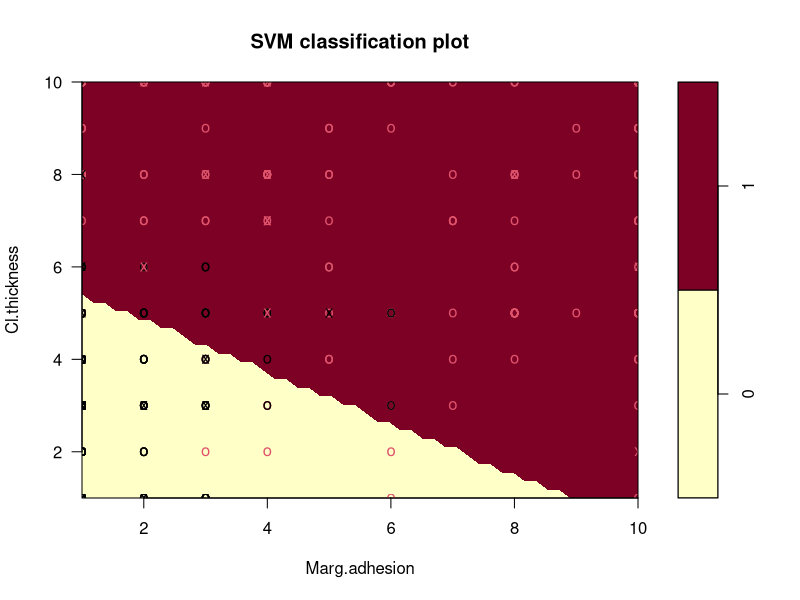
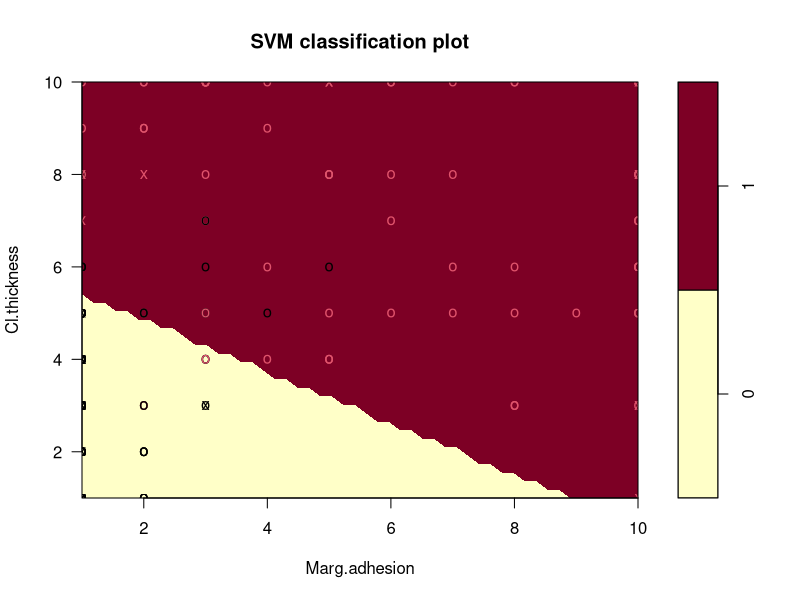

Reproduce these figures in R, in order.

#install.packages("mlbench")
#install.packages('e1071')

library(e1071)        # SVM methodology
library(caret)        # Plotting

data(BreastCancer, package="mlbench")     #Importing data
mydata <- BreastCancer[complete.cases(BreastCancer), ]  # create copy
View(mydata)
# remove id column
mydata <- mydata[,-1]

# Change malignant values to 1's else 0's
# Encoding step where character data is converting into numeric

mydata$Class <- ifelse(mydata$Class == "malignant", 1, 0)
mydata$Class <- factor(mydata$Class, levels = c(0, 1))
table(mydata$Class)

# convert to numeric datatype
for(i in 1:9) {
  mydata[, i] <- as.numeric(as.character(mydata[, i]))
}
#summary  of data
summary(mydata)
str(mydata)
sapply(mydata[,1:9], sd)

## two-way contingency table of categorical outcome and predictors we want
## to make sure there are not 0 cells
xtabs(~Cl.thickness + Class, data = mydata)
## In this example when we are checking with with respect to change in Cell Thickness how
## many are belongs to Class 0 and 1

# Prep Training and Test data also taking care of class imbalanced

'%ni%' <- Negate('%in%')  # define 'not in' func
options(scipen=999)  # prevents printing scientific notations.
set.seed(100)
trainDataIndex <- createDataPartition(mydata$Class, p=0.7, list = F) #Segregating
#70% of training data
trainData <- mydata[trainDataIndex, ]
testData <- mydata[-trainDataIndex, ]

# Class distribution of train data
table(trainData$Class)

#### Taking Care off Class Imbalacing further using downSample and upsample function
# Down Sample (optional)
set.seed(100)
down_train <- downSample(x = trainData[, colnames(trainData) %ni% "Class"],
                         y = trainData$Class)

table(down_train$Class)


# Up Sample (optional)
set.seed(100)
up_train <- upSample(x = trainData[, colnames(trainData) %ni% "Class"],
                     y = trainData$Class)

table(up_train$Class)

##Fitting SVM to the Training set

classifier = svm(formula = Class ~ Cl.thickness + Marg.adhesion + Bare.nuclei + Bl.cromatin,
                 data = up_train,
                 type = 'C-classification',
                 kernel = 'linear')

summary(classifier)

#Predicting the Test set results
pred = predict(classifier, testData)

# Recode factors
y_pred_num <- ifelse(pred == 1, 1, 0)
y_pred <- factor(y_pred_num, levels=c(0, 1))
y_act <- testData$Class

# Accuracy
mean(y_pred == y_act)  # Accuracy Percentage

#Confusion Matrix
table(testData$Class, pred)

classifier$SV

plot(classifier, trainData, Cl.thickness ~ Marg.adhesion, slice=list(Bare.nuclei=3, Bl.cromatin=4))
plot(classifier, testData, Cl.thickness ~ Marg.adhesion, slice=list(Bare.nuclei=3, Bl.cromatin=4))
